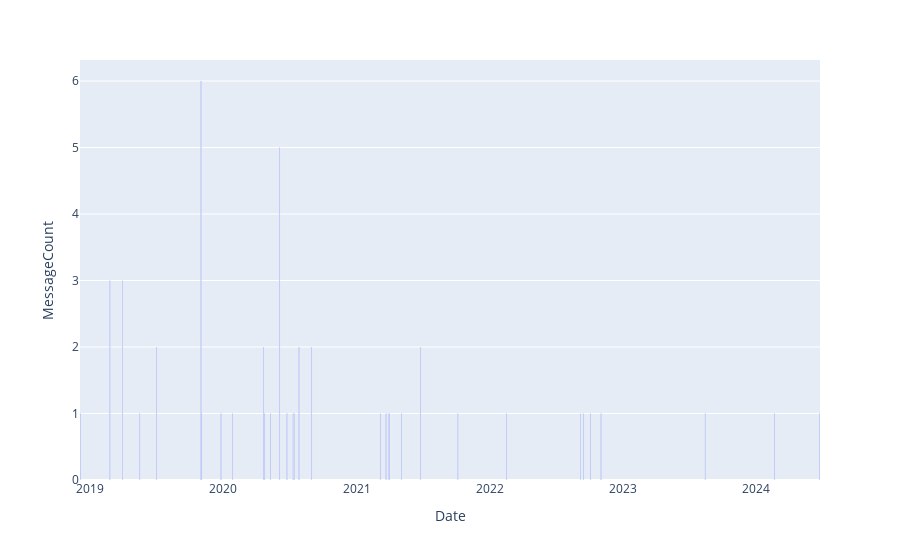

Source (notebook cell):
### Code cell
date_df = messages_df[messages_df['Message'].str.contains('gaio', case=False, na=False)]
date_df = date_df.groupby("Date").sum()
date_df.reset_index(inplace=True)
#print(date_df.head(10))
fig = px.bar(date_df, x="Date", y="MessageCount")
fig.show()

### Figure 1 — Plotly figure (JSON) as saved in the notebook; plotly's stock layout.template omitted (floating-point values rounded to 4 significant figures)
{"data": [{"alignmentgroup": "True", "hovertemplate": "Date=%{x}<br>MessageCount=%{y}<extra></extra>", "legendgroup": "", "marker": {"color": "#636efa", "pattern": {"shape": ""}}, "name": "", "offsetgroup": "", "orientation": "v", "showlegend": false, "textposition": "auto", "type": "bar", "x": ["2018-12-05T00:00:00", "2019-02-24T00:00:00", "2019-03-31T00:00:00", "2019-05-17T00:00:00", "2019-07-02T00:00:00", "2019-11-01T00:00:00", "2019-11-03T00:00:00", "2019-12-26T00:00:00", "2020-01-26T00:00:00", "2020-04-21T00:00:00", "2020-04-24T00:00:00", "2020-05-10T00:00:00", "2020-06-04T00:00:00", "2020-06-24T00:00:00", "2020-07-11T00:00:00", "2020-07-14T00:00:00", "2020-07-27T00:00:00", "2020-08-30T00:00:00", "2021-03-08T00:00:00", "2021-03-23T00:00:00", "2021-03-30T00:00:00", "2021-04-01T00:00:00", "2021-05-04T00:00:00", "2021-06-25T00:00:00", "2021-10-06T00:00:00", "2022-02-16T00:00:00", "2022-09-08T00:00:00", "2022-09-16T00:00:00", "2022-10-05T00:00:00", "2022-11-03T00:00:00", "2023-08-16T00:00:00", "2024-02-22T00:00:00", "2024-06-25T00:00:00"], "xaxis": "x", "y": [1, 3, 3, 1, 2, 6, 1, 1, 1, 2, 1, 1, 5, 1, 1, 1, 2, 2, 1, 1, 1, 1, 1, 2, 1, 1, 1, 1, 1, 1, 1, 1, 1], "yaxis": "y"}], "layout": {"barmode": "relative", "legend": {"tracegroupgap": 0}, "margin": {"t": 60}, "xaxis": {"anchor": "y", "domain": [0, 1], "title": {"text": "Date"}}, "yaxis": {"anchor": "x", "domain": [0, 1], "title": {"text": "MessageCount"}}}}
